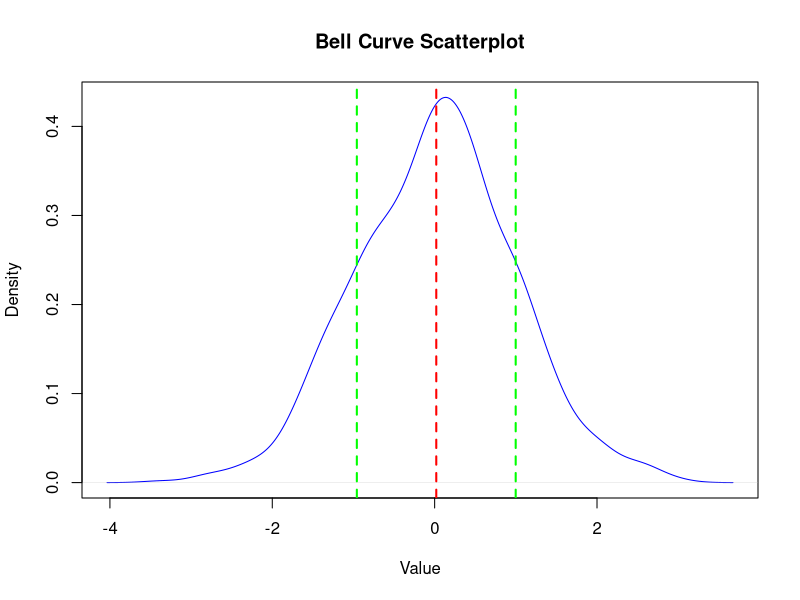

Recreate this plot in R.
# Generate random numbers from a normal distribution
num_points <- 1000
random_numbers <- rnorm(num_points, mean = 0, sd = 1)

# Create a scatterplot of the random numbers
plot(density(random_numbers), main = "Bell Curve Scatterplot", xlab = "Value", ylab = "Density", col = "blue")

# Calculate mean and standard deviation
mean_val <- mean(random_numbers)
sd_val <- sd(random_numbers)

# Calculate mean and standard deviation
mean_val <- mean(random_numbers)
sd_val <- sd(random_numbers)

# Add mean and standard deviation lines
abline(v = mean_val, col = "red", lwd = 2, lty = 2, label = "Mean")
abline(v = c(mean_val - sd_val, mean_val + sd_val), col = "green", lwd = 2, lty = 2, label = "SD")